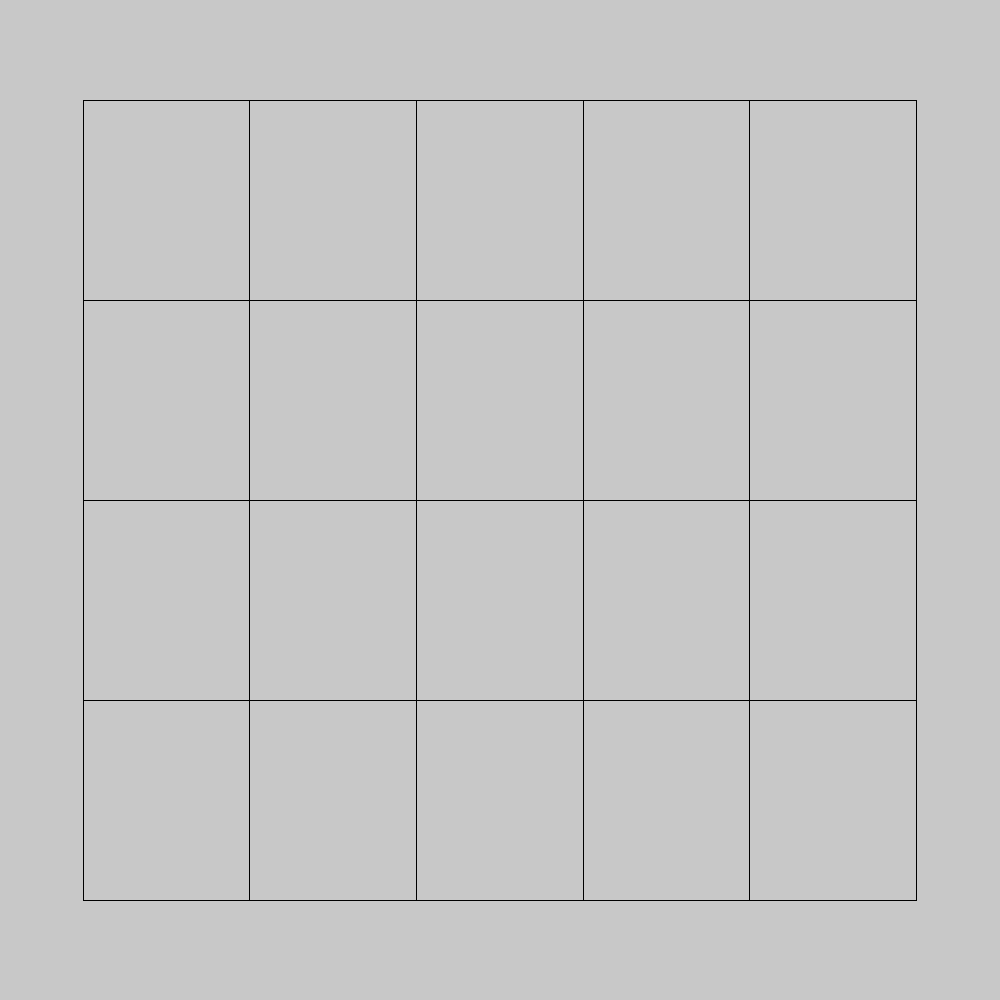
Frame 1 (no input)
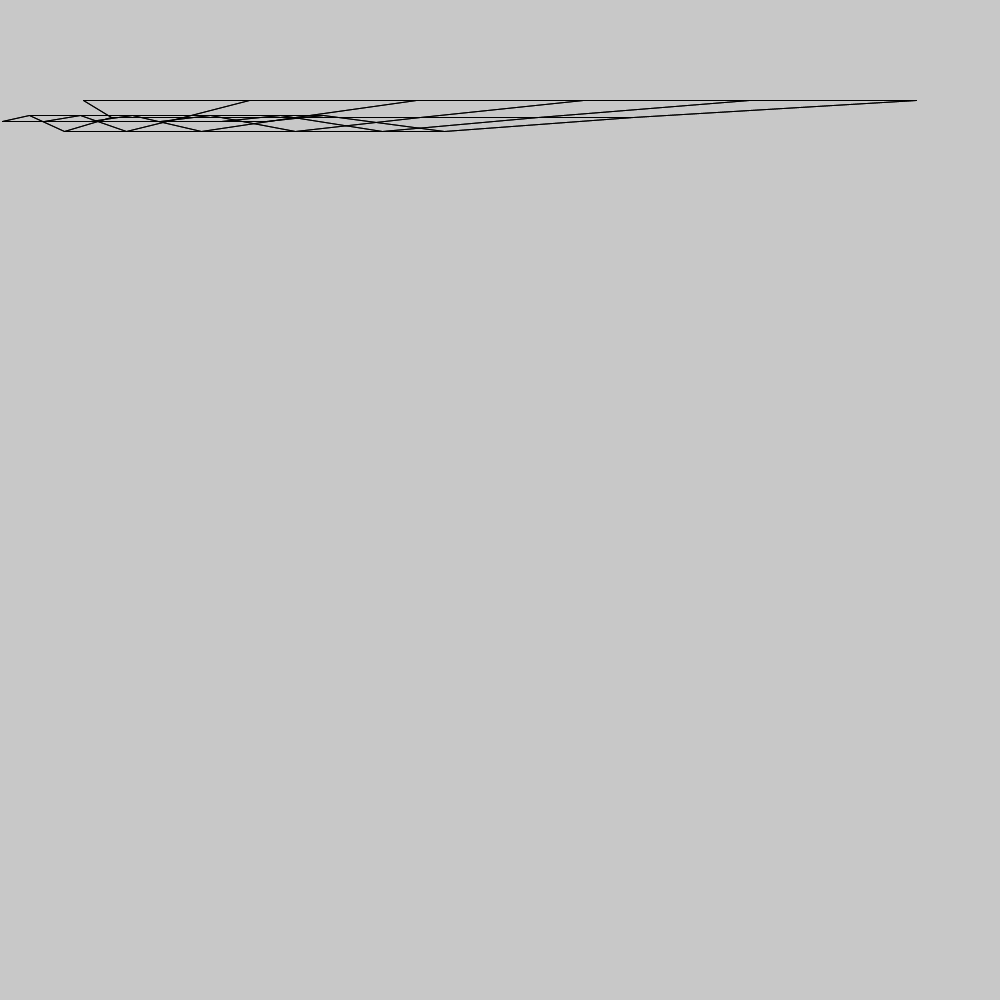
Frame 60 (the mouse pressed at the canvas centre just before this capture)
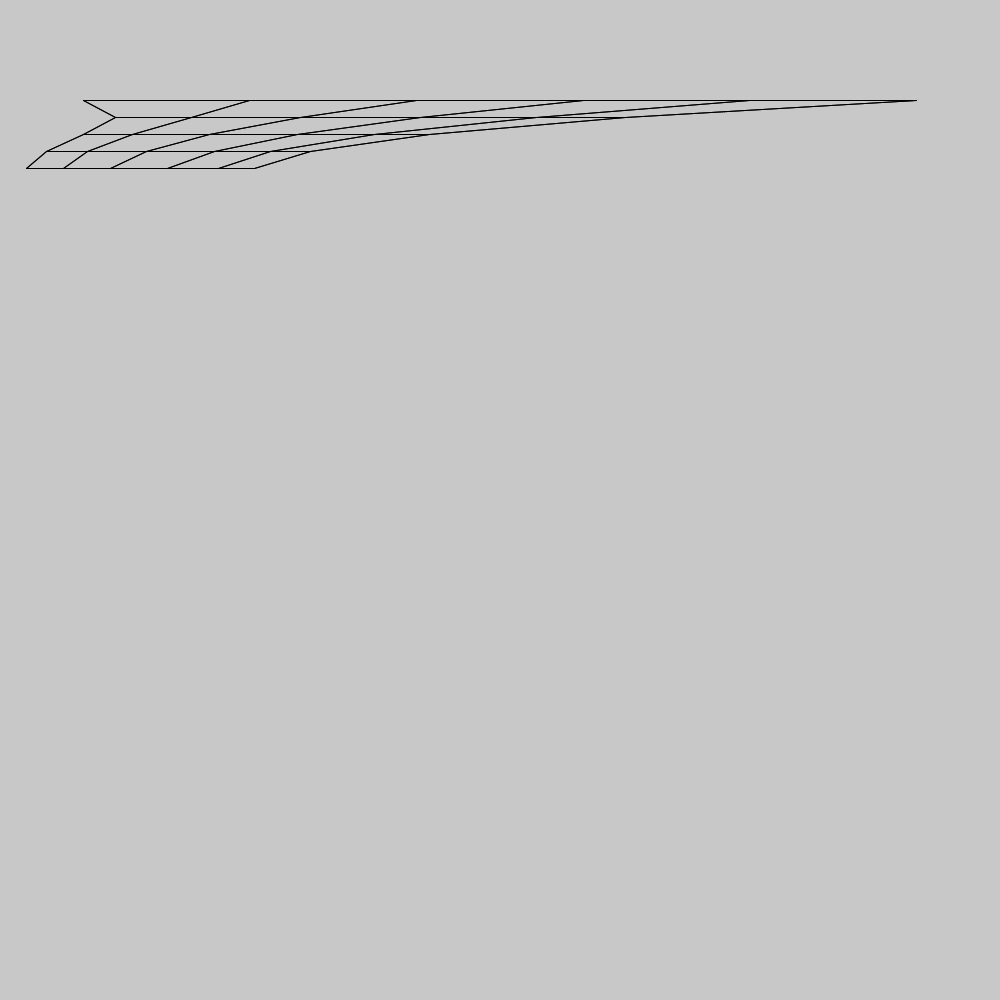
Frame 120 (the mouse held since frame 60 and released just before this capture)

The Processing sketch that drew these frames (run headless with seeded random() and noise(); from frame 60 on, the mouse is pressed at the canvas centre):

// Processing sketch: Fabric_sim
// ── Fabric_sim.pde
/*****
Author:Josh Chartrand
Simulate beads connected by springs
*****/

//generalConstants
final int timeCoef = 1;
final int gravConst = 2;
final int defaultSpringConst=2;

final int frictionConst = 1;
final int mouseRange=30;

//Grid Constants
int columns=6;
int rows=5;
int nodeCount = columns*rows;
final int defaultEdgeLength=height/nodeCount;


//Arrays to store nodes and edges
int MasterEdgeCount=0;
int[] nodeX = new int[0];
int[] nodeY = new int[0];
int[][] edges = new int[nodeCount][]; //stores origin/destination of edges by [someNodeID0(ID referenced in nodeX&Y)[linkedNode0ID,linkedNode1ID], someNodeID1[linkedNodeID0,linkedNodeID1],...]
int[][] edgeLength = new int[nodeCount][]; //stores edge stable length by [someNodeID0[linkedNode0EdgeLength,linkedNode1EdgeLength]...
int[][] springConst = new int[nodeCount][]; //stores spring coeffiecent by [someNodeID0[linkedNode0Coef, linkedNode1Coef]
int[] speedX = new int[0];
int[] speedY = new int[0];
int[] fixedNodes = new int[] {};//stores Id of fixed points
int[] fixedNodeX = new int[] {};//stores x location. 
int[] fixedNodeY = new int[] {};
int heldNode=-5;

void setup(){
  size(1000,1000);
  //manualInitArrays();
  gridInitArray();
}

void draw(){
  background(200);
  drawNodeEtEdges();
  calcForces();
  applyForces();
  println("frame");
}



//Populates the node and edge arrays
void manualInitArrays(){
  //createNodes
  for (int i=0;i<nodeCount;i++){
    int thisNodeID = i;
    int posX=width/2;
    int posY=i*height/(nodeCount+1);
    int declaredSpeedX=0;
    int declaredSpeedY=0;
    
    //Create Edges
    int[][] edgeDeclare = new int[3][];
    int thisEdgeCount =0;
    int thisLinkRelID=0;
    for (int e=-1;e<2;e+=2){
      if((e+i<nodeCount) && (e+i>=0)){
        int thisLinkID = i+e;
        int thisEdgeLength = defaultEdgeLength;
        int thisSpringConst = defaultSpringConst;
        int[] thisEdge = new int[]{thisLinkID,thisEdgeLength,thisSpringConst}; 
        edgeDeclare[thisLinkRelID] = thisEdge;
        thisEdgeCount++;

        thisLinkRelID++;
      }
    }
    createNode(thisNodeID, posX, posY, declaredSpeedX, declaredSpeedY);
    createBulkEdges(thisNodeID, edgeDeclare, thisEdgeCount);
  }  
  
}


//Populates the node and edge arrays
void gridInitArray(){
  //adjust counts
  nodeCount=columns*rows;
  
  //create nodes 
  for(int i=0;i<nodeCount;i++){
    int nodeID = i;
    int posX = ((i%columns)*width/columns)+((width/columns)/2);//centers grid
    int posY = ((i/columns)*height/rows)+((height/rows)/2);//centers grid
    int declaredSpeedX=0;
    int declaredSpeedY=0;
    createNode(nodeID,posX,posY,declaredSpeedX,declaredSpeedY);
  }
  //create horizontal edges
  for(int i=0;i<nodeCount;i++){
    int thisColumn = i%columns; //number between 0,columns that defines its horizontal position (starting at 0)
    int thisRow=i/columns;// number between 0 and rows that defines its veertical position(starting at 0)
    if(thisColumn==0){
      createFirstSingleEdge(i, i+1, defaultEdgeLength,defaultSpringConst);
    } else if (thisColumn==columns-1){
      createFirstSingleEdge(i, i-1, defaultEdgeLength,defaultSpringConst);
    } else{
      createFirstSingleEdge(i, i-1, defaultEdgeLength,defaultSpringConst);
      createSingleEdge(i, i+1, defaultEdgeLength,defaultSpringConst);
    }
    //create vertical edges
    if(thisRow==0){
      createFixedNodes(i, nodeX[i], nodeY[i]);
      createSingleEdge(i, i+columns, defaultEdgeLength,defaultSpringConst);
    } else if (thisRow==rows-1){
      createSingleEdge(i, i-columns, defaultEdgeLength,defaultSpringConst);
    } else{
      createSingleEdge(i, i-columns, defaultEdgeLength,defaultSpringConst);
      createSingleEdge(i, i+columns, defaultEdgeLength,defaultSpringConst);
    }
  }
}


//create fixed nodes
void createFixedNodes(int thisNodeID, int posX, int posY) {
  fixedNodes = append(fixedNodes, thisNodeID);
  fixedNodeX = append(fixedNodeX, posX);
  fixedNodeY = append(fixedNodeY, posY);
}



void createNode(int thisNodeID, int posX, int posY, int declaredSpeedX, int declaredSpeedY){
  //establish Node
    nodeX = append(nodeX, posX);
    nodeY = append(nodeY, posY);
    speedX = append(speedX, declaredSpeedX);
    speedY = append(speedY, declaredSpeedY);    
}



void createFirstSingleEdge(int thisNodeID, int linkID, int thisEdgeLength, int thisSpringConst){
  //create edge locator array
  int[] thisEdgesIDs = new int[] {linkID};
  
  //create edge length array
  int[] thisEdgeLengthArr = new int[] {thisEdgeLength};
  
  //create springConst array
  int[] thisSpringConstArr = new int[] {thisSpringConst};
  
  //append to master arrays
  MasterEdgeCount++;
  edges[thisNodeID] = thisEdgesIDs;
  edgeLength[thisNodeID] = thisEdgeLengthArr;
  springConst[thisNodeID] = thisSpringConstArr;
}



void createSingleEdge(int thisNodeID, int linkID, int thisEdgeLength, int thisSpringConst){
  //establish Edges
  //create edge locator array
  int[] thisEdgesIDs = edges[thisNodeID];
  thisEdgesIDs=append(thisEdgesIDs, linkID);
  
  //create edge length array
  int[] thisEdgeLengthArr = edgeLength[thisNodeID];
  thisEdgeLengthArr=append(thisEdgeLengthArr, thisEdgeLength);
  
  //create springConst array
  int[] thisSpringConstArr = springConst[thisNodeID];
  thisSpringConstArr =append(thisSpringConstArr, thisSpringConst);
  
  //append to master arrays
  MasterEdgeCount++;
  edges[thisNodeID] = thisEdgesIDs;
  edgeLength[thisNodeID] = thisEdgeLengthArr;
  springConst[thisNodeID] = thisSpringConstArr;  
}


void createBulkEdges(int thisNodeID, int[][] edgeDeclare, int edgeCount){ //edgeDeclare{LinkID, EdgeLength, SpringConst}
  //establish Edge 
    int[] thisNodeEdges = new int[edgeDeclare.length];
    int[] thisNodeEdgeLengths = new int[edgeDeclare.length];  
    int[] thisSpringConst = new int[edgeDeclare.length];
    for(int i=0;i<edgeCount;i++){
      thisNodeEdges[i] = edgeDeclare[i][0];
      thisNodeEdgeLengths[i] = edgeDeclare[i][1];
      thisSpringConst[i] = edgeDeclare[i][2];
    }
    MasterEdgeCount++;
    edges[thisNodeID] = thisNodeEdges;
    edgeLength[thisNodeID] = thisNodeEdgeLengths;
    springConst[thisNodeID] = thisSpringConst;
}

//calculate all forces a given node experiences
//"Force" is equivelant to speed. It has 2 components:1)acceleration(Ie gravity and springs), 2) movement(ie momentum). These two factors dictate distance traveled per tick
void calcForcesTrials(){ //
  for (int i=0;i<nodeCount;i++){
    //gravity&resistance force 
    speedY[i] += gravConst; //accelerate Downwards
    //sping force
    for(int e=0;e<edges[i].length;e++){
      int thisNodeID = i;
      int linkNodeRelativeID=e;
      int linkNodeID = edges[thisNodeID][linkNodeRelativeID];
      int linkX=nodeX[linkNodeID];
      int linkY=nodeY[linkNodeID];
      int thisNodeX=nodeX[thisNodeID];
      int thisNodeY=nodeY[thisNodeID];
      int distanceX=linkX-thisNodeX;
      int distanceY=linkY-thisNodeY;
      int thisSpringConst=springConst[thisNodeID][linkNodeRelativeID];
      
      //Calculate forces
      int forceX = (distanceX-edgeLength[thisNodeID][linkNodeRelativeID])*thisSpringConst*timeCoef;
      int forceY = (distanceY-edgeLength[thisNodeID][linkNodeRelativeID])*thisSpringConst*timeCoef;
      //println("nodeCount: " +i +" linkedNode "+linkNodeID+" force "+forceX);
      
      //Adjust speed
      speedX[thisNodeID] += (forceX*timeCoef)/frictionConst;
      speedY[thisNodeID] += (forceY*timeCoef)/frictionConst;
      //speedX[thisNodeID] = speedX[thisNodeID]/frictionConst;
      //speedY[thisNodeID] = speedY[thisNodeID]/frictionConst;
      
      //break distance
      if(distanceX>200){
        speedX[thisNodeID]=speedX[thisNodeID]/100;
      }
      if(distanceY>200){
        speedY[thisNodeID]=speedY[thisNodeID]/100;
      }
    };
    
    //Friction system
    
  }
}


void calcForces(){ //Legacy
  for (int i=0;i<nodeCount;i++){
    //gravity&resistance force
    if(speedX[i]>0){speedX[i] -=frictionConst;}
    else if (speedX[i]<0){speedX[i] +=frictionConst;}
    if(speedY[i]>0){speedY[i] -=frictionConst;}
    else if (speedY[i]<0){speedY[i] +=frictionConst;}
    speedX[i] -=frictionConst;
    speedY[i] -=frictionConst;    
    speedY[i] += gravConst; //accelerate Downwards
    //sping force
    for(int e=0;e<edges[i].length;e++){
      int thisNodeID = i;
      int linkNodeRelativeID=e;
      int linkNodeID = edges[thisNodeID][linkNodeRelativeID];
      int linkX=nodeX[linkNodeID];
      int linkY=nodeY[linkNodeID];
      int thisNodeX=nodeX[thisNodeID];
      int thisNodeY=nodeY[thisNodeID];
      int distanceX=linkX-thisNodeX;
      int distanceY=linkY-thisNodeY;
      int thisSpringConst=springConst[thisNodeID][linkNodeRelativeID];
      
      //Calculate forces
      int forceX = (distanceX-edgeLength[thisNodeID][linkNodeRelativeID])*thisSpringConst*timeCoef;
      int forceY = (distanceY-edgeLength[thisNodeID][linkNodeRelativeID])*thisSpringConst*timeCoef;
      //println("nodeCount: " +i +" linkedNode "+linkNodeID+" force "+forceX);
      
      //Adjust speed
      speedX[thisNodeID] += forceX*timeCoef/40;
      speedY[thisNodeID] += forceY*timeCoef/40;
    };
  }
}
//Iterate over array of points to calculate next positions
void applyForces(){ //moves all points according to calculated forces
  for (int i=0;i<nodeCount;i++){
    nodeX[i]+=speedX[i];
    nodeY[i]+=speedY[i];
  }
  for(int i=0;i<fixedNodes.length;i++){
    int nodeID = fixedNodes[i];
    nodeX[nodeID] = fixedNodeX[i];
    nodeY[nodeID] = fixedNodeY[i];
  }
  if(heldNode>=0){
    nodeX[heldNode]=mouseX;
    nodeY[heldNode]=mouseY;
  }
}

//Draw the nodes and edges
void drawNodeEtEdges(){
  for(int i =0;i<nodeCount;i++){
    int posX = nodeX[i];
    int posY = nodeY[i];
    //circle(posX,posY,30);
    if(MasterEdgeCount>0){
      for(int e=0;e<edges[i].length;e++){
        int linkNodeID=edges[i][e];
        int linkX=nodeX[linkNodeID];
        int linkY=nodeY[linkNodeID];      
        line(posX,posY,linkX,linkY);  
      }
    }
  }
}
//add interactive cursor
void mousePressed(){
  //check if mouse intersects any nodes
  for(int i=0;i<nodeCount;i++){
    if((nodeY[i]<mouseY+mouseRange)&&(nodeY[i]>mouseY-mouseRange)){
      if((nodeX[i]<mouseX+mouseRange)&&(nodeX[i]>mouseX-mouseRange)){
        heldNode=i;
        return;
      }
    }
  }
}
  //if so, return only the first node ID into heldNode
  
void mouseReleased(){
    if (heldNode>=0){
    speedX[heldNode]=0;
    speedY[heldNode]=0;
  }
  heldNode=-5;
}
  //mouse-collision Check
  //move to mouse if click
//Array integrity check
//add color based on tension
